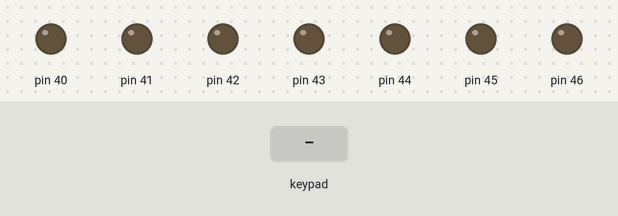
The sketch below on a simulated Arduino Mega 2560, built with avr-gcc and run on an emulated ATmega2560. Shown: output pins drawn as LEDs (lit = HIGH). The test bench sets the inputs (shaded band).

Above: at 1.2 s.
1.3 s: keypad keys 6 7 8 9 pressed 0.4 s apart
At 3.9 s:
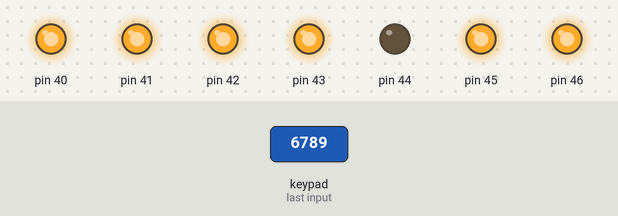
4.4 s: key '1' pressed
At 5.2 s:
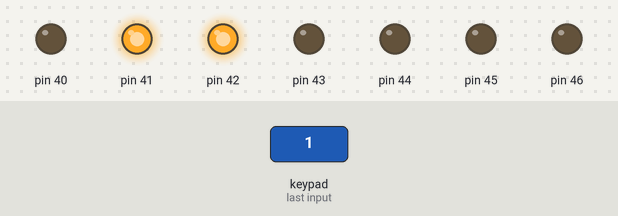
5.9 s: key '2' pressed
At 6.3 s:
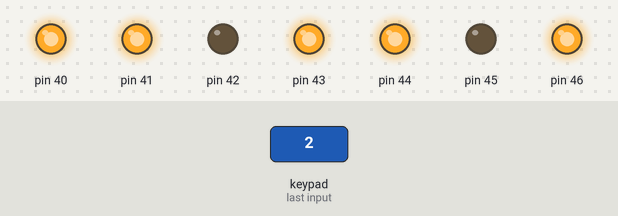
7.4 s: keypad keys 6 7 8 9 # pressed 0.4 s apart
At 10.0 s:
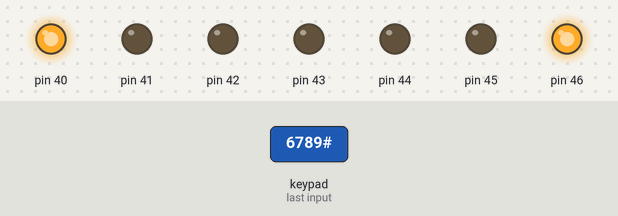
10.9 s: key '3' pressed
At 11.6 s:
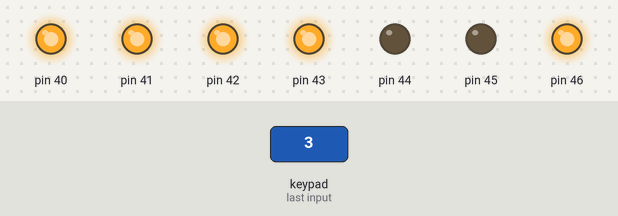
12.4 s: keypad keys 6 7 8 9 * pressed 0.4 s apart
At 14.9 s:
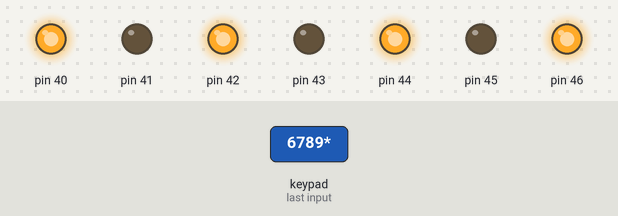
Timing chart, 0 to 16.4 s (numbered marks = the images above; inputs shaded):
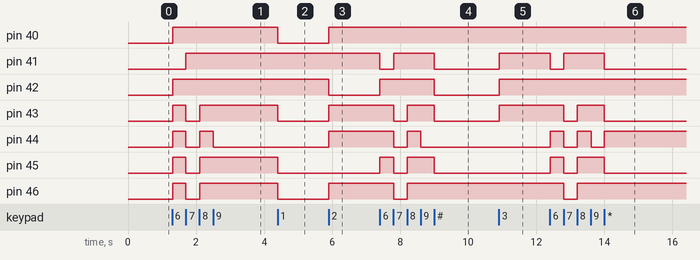

Measured:
- after the input at 1.3 s, pin 40, pin 42: LOW → HIGH at once; pin 41: LOW → HIGH after 0.40 s; pin 43, pin 45, pin 46: LOW → HIGH at once, → LOW 0.39 s later, → HIGH 0.40 s later; pin 44: alternates HIGH for 0.40 s and LOW for 0.40 s, 4 changes in all, then stays LOW, starting at once
- after the input at 4.4 s, pin 40, pin 43, pin 45, pin 46: HIGH → LOW at once
- after the input at 5.9 s, pin 40, pin 43, pin 44, pin 46: LOW → HIGH at once; pin 42: HIGH → LOW at once
- after the input at 7.4 s, pin 41: HIGH → LOW at once, → HIGH 0.40 s later, → LOW 1.2 s later; pin 42: LOW → HIGH at once, → LOW 1.6 s later
- after the input at 10.9 s, pin 41–43: LOW → HIGH at once
- after the input at 12.4 s, pin 41: HIGH → LOW at once, → HIGH 0.39 s later, → LOW 1.2 s later; pin 43: HIGH → LOW after 0.40 s, → HIGH 0.40 s later, → LOW 0.80 s later

The sketch:

TecladoDisplay.ino
```cpp
#include <Keypad.h>

const byte numRows= 4;
const byte numCols= 4;

char Teclas[numRows][numCols]={{'1', '2', '3', 'A'},
                              {'4', '5', '6', 'B'},
                              {'7', '8', '9', 'C'},
                              {'*', '0', '#', 'D'}};

byte rowPins[numRows] = {6,7,8,9}; //Filukis
byte colPins[numCols]= {10,11,12,13}; //Columnukis

Keypad Teclado = Keypad(makeKeymap(Teclas), rowPins, colPins, numRows, numCols);

void Display(int a, int b, int c, int d, int e, int f, int g){
  digitalWrite(40, a);
  digitalWrite(41, b);
  digitalWrite(42, c);
  digitalWrite(43, d);
  digitalWrite(44, e);
  digitalWrite(45, f);
  digitalWrite(46, g);
}

void setup(){
  for(int i = 40; i < 47; i++)
    pinMode(i, OUTPUT);
}

void loop(){
  char Presionado = Teclado.getKey();
  switch(Presionado){
    case '0': Display(1,1,1,1,1,1,0); break;
    case '1': Display(0,1,1,0,0,0,0); break;
    case '2': Display(1,1,0,1,1,0,1); break;
    case '3': Display(1,1,1,1,0,0,1); break;
    case '4': Display(0,1,1,0,0,1,1); break;
    case '5': Display(1,0,1,1,0,1,1); break;
    case '6': Display(1,0,1,1,1,1,1); break;
    case '7': Display(1,1,1,0,0,0,0); break;
    case '8': Display(1,1,1,1,1,1,1); break;
    case '9': Display(1,1,1,1,0,1,1); break;
    case 'A': Display(1,1,1,0,1,1,1); break;
    case 'B': Display(0,0,1,1,1,1,1); break;
    case 'C': Display(1,0,0,1,1,1,0); break;
    case 'D': Display(0,1,1,1,1,0,1); break;
    case 'F': Display(1,0,0,0,1,1,1); break;
    case '*': Display(1,0,1,0,1,0,1); break;
    case '#': Display(1,0,0,0,0,0,1); break;
  }
}
```
